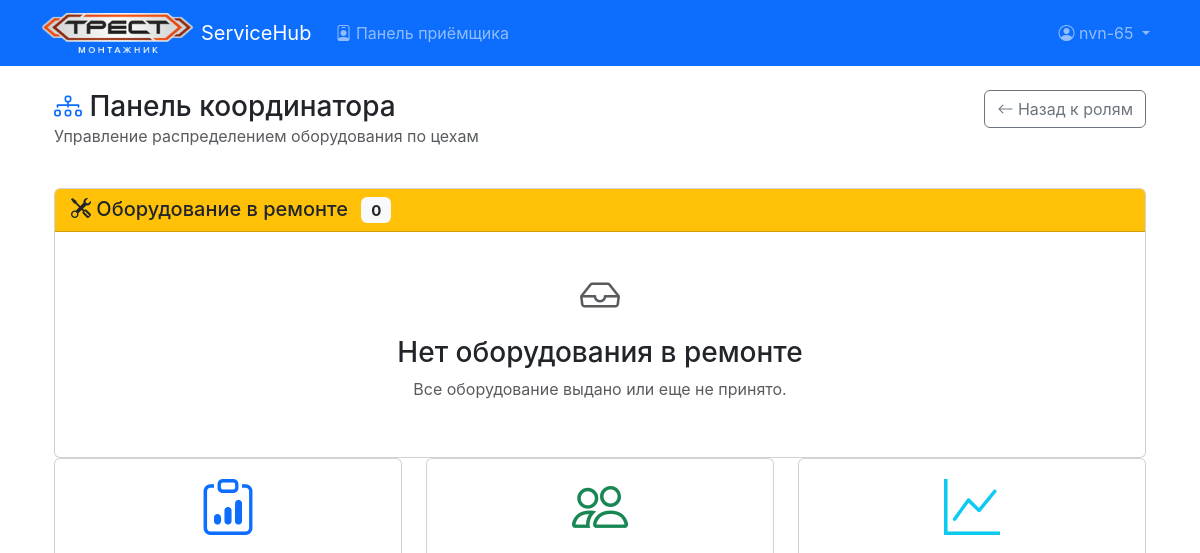
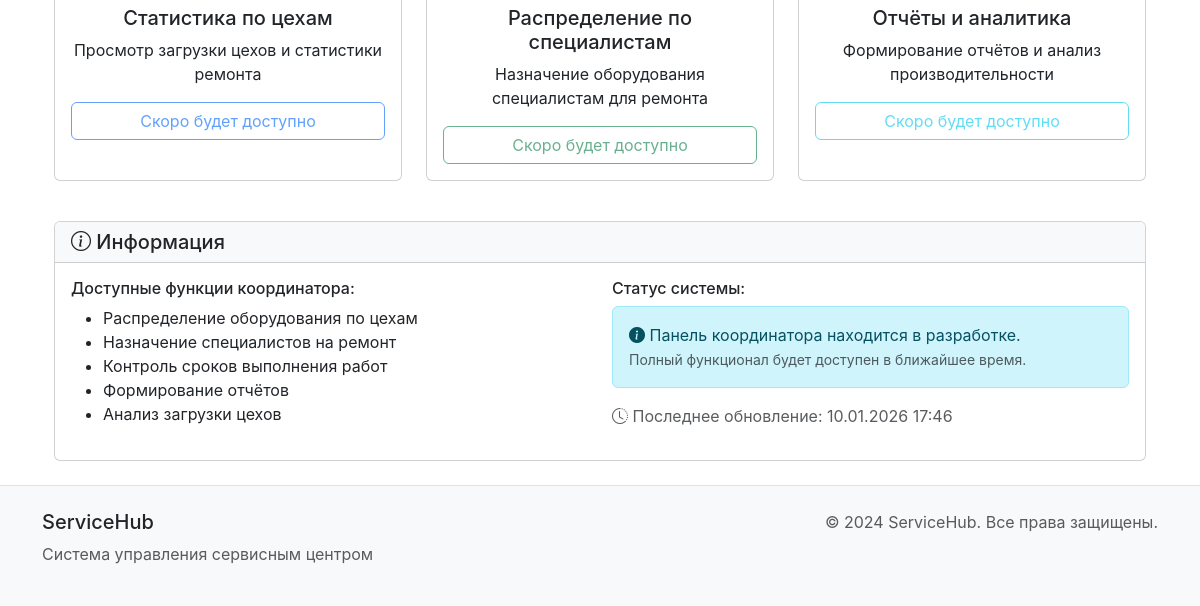
/coordinator-dashboard/ (signed in), run on an earlier commit of the app's database (2 pictures, top to bottom).
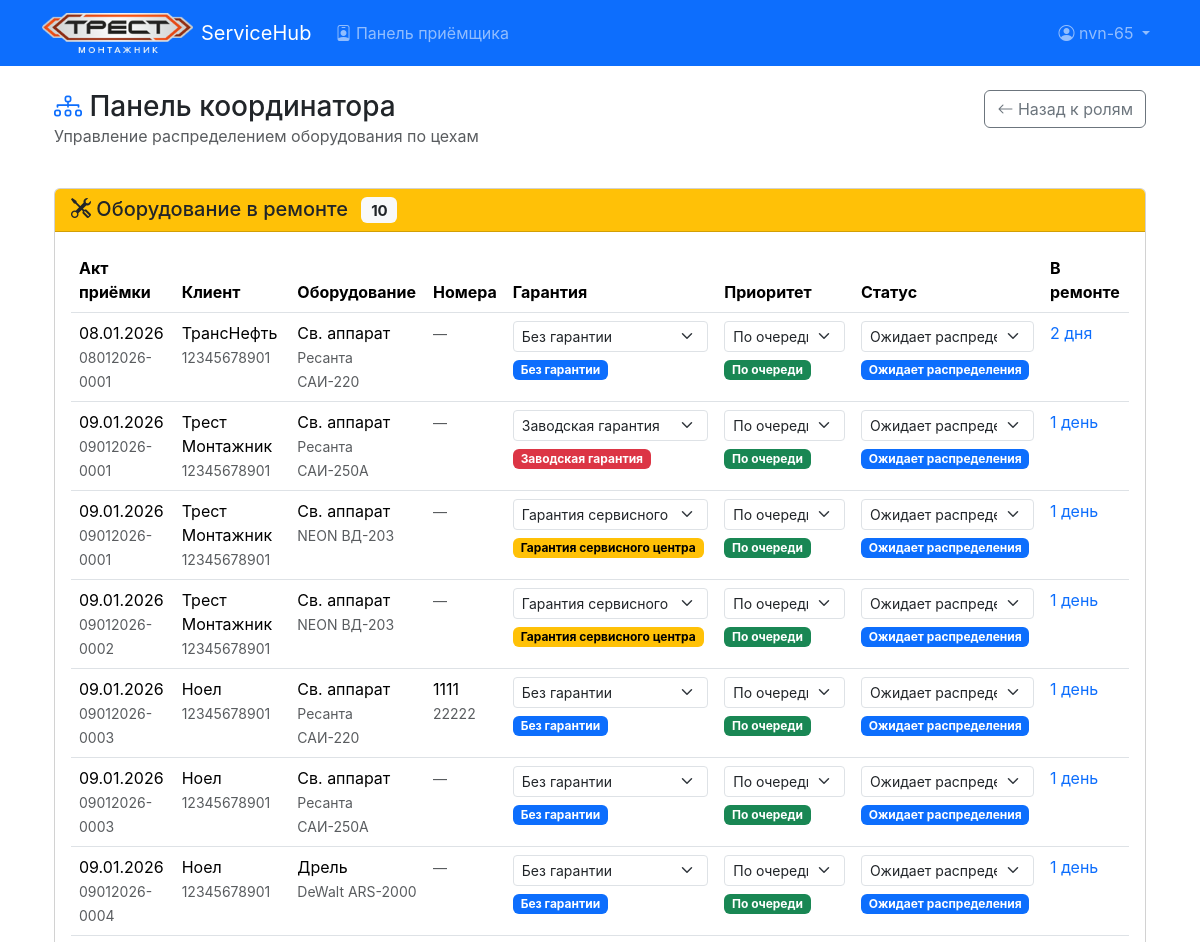
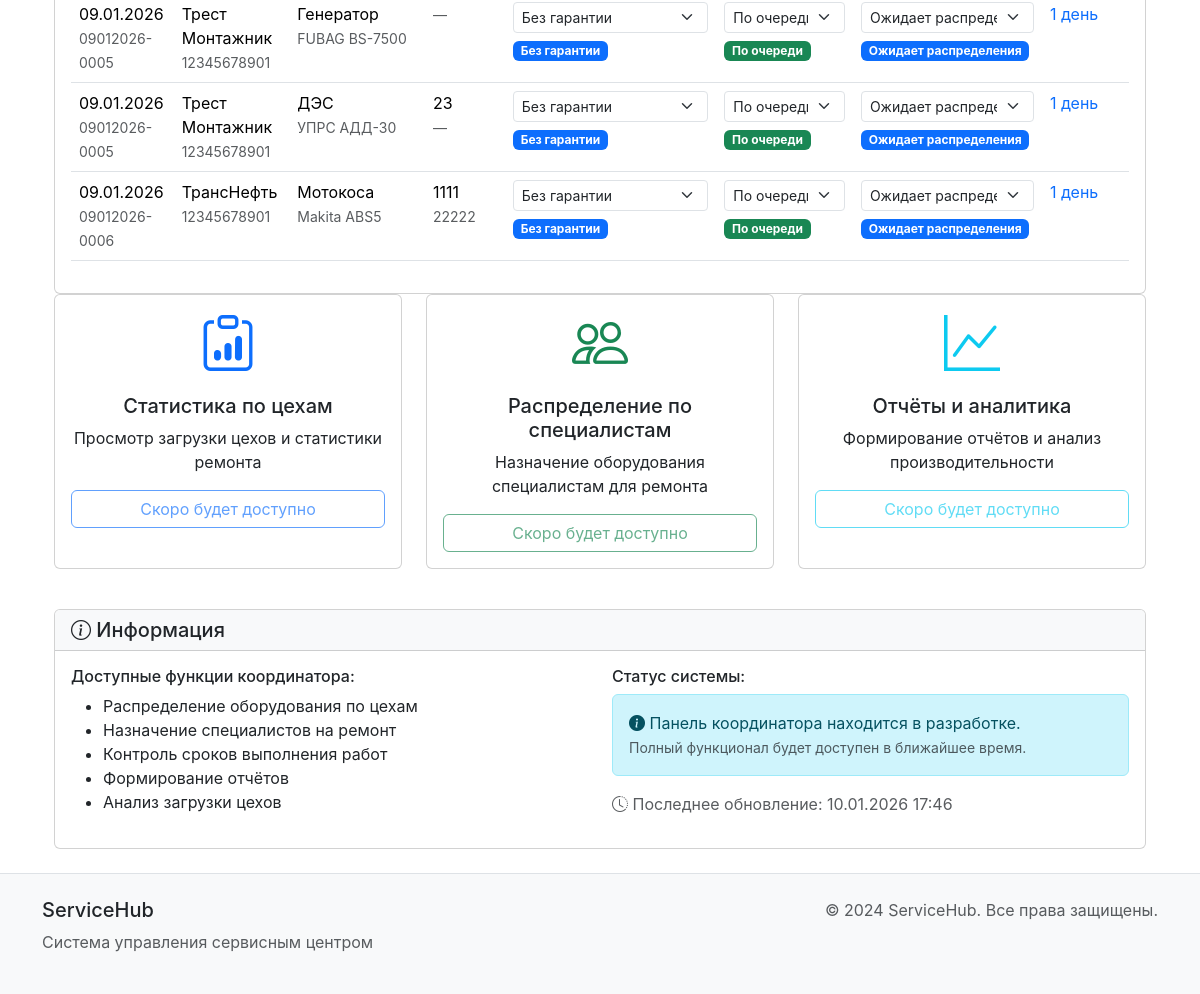
And on a later commit of the database (2 pictures, top to bottom).
### service_center/models.py (models this page shows, shortened)
class ReceivedEquipment(models.Model):
    GUARANTEE_CHOICES = [
        ('NONE', 'Без гарантии'),
        ('FACTORY', 'Заводская гарантия'),
        ('SERVICE', 'Гарантия сервисного центра'),
    ]
    STATUS_CHOICES = [
        ('WAITING', 'Ожидает распределения'),
        ('ASSIGNED', 'Назначено специалисту'),
        ('DIAGNOSIS', 'На диагностике'),
        ('DIAGNOSED', 'Диагностировано'),
        ('APPROVAL', 'Согласование стоимости'),
        ('PARTS', 'Ожидает запчастей'),
        ('REPAIR', 'В ремонте'),
        ('TESTING', 'На испытаниях'),
        ('READY', 'Готово к выдаче'),
        ('ISSUED', 'Выдано'),
    ]
    reception_act = models.ForeignKey(ReceptionAct, on_delete=models.CASCADE,
                                      related_name='equipments', verbose_name="Акт приёмки")
    model = models.ForeignKey(EquipmentModel, on_delete=models.PROTECT,
                              verbose_name="Модель оборудования")
    serial_number = models.CharField(max_length=30, default="---",
                                     blank=True, verbose_name="Серийный номер")
    inventory_number = models.CharField(max_length=30, default="---", blank=True, null=True,
                                        verbose_name="Инвентарный номер")
    defect_description = models.CharField(max_length=300, blank=True, null=True,
                                          verbose_name="Описание неисправности")
    guarantee_type = models.CharField(max_length=10, choices=GUARANTEE_CHOICES,
                                      default='NONE', verbose_name="Тип гарантии")
    assigned_specialist = models.ForeignKey(
        UserRole,
        on_delete=models.SET_NULL,  # При удалении специалиста поле становится NULL
        null=True,
        blank=True,
        verbose_name="Назначенный специалист",
        related_name='assigned_equipment'  # Имя для обратной связи
    )
    status = models.CharField(max_length=20, choices=STATUS_CHOICES,
                              default='WAITING', verbose_name="Статус")
    priority = models.IntegerField(default=0, verbose_name="Приоритет")
    created_at = models.DateTimeField(auto_now_add=True, verbose_name="Дата создания")
    updated_at = models.DateTimeField(auto_now=True, verbose_name="Дата обновления")
    def get_status_color(self):
        colors = {
            'WAITING': 'primary',  # Серый primary
            'ASSIGNED': 'info',  # Синий
            'DIAGNOSIS': 'warning',  # Жёлтый
            'DIAGNOSED': 'secondary',  # Темно-синий secondary
            'APPROVAL': 'warning',  # Жёлтый
            'PARTS': 'danger',  # Красный
            'REPAIR': 'info',  # Синий
            'TESTING': 'success',  # Зелёный
            'READY': 'success',  # Зелёный
            'ISSUED': 'dark',  # Тёмный
        }
        return colors.get(self.status, 'secondary')
    def get_guarantee_color(self):
        colors = {
            'NONE': 'primary',  # Серый
            'SERVICE': 'warning',  # Жёлтый
            'FACTORY': 'danger',  # Красный
            }
        return colors.get(self.guarantee_type, 'secondary')
    class Meta:
        ordering = ['-priority', '-created_at']
        verbose_name = "Принятое оборудование"
        verbose_name_plural = "Принятое оборудование"

class ReceptionAct(models.Model):
    act_number = models.CharField(max_length=50, unique=True, verbose_name="Номер акта")
    created_at = models.DateTimeField(auto_now_add=True, verbose_name="Дата создания")
    client = models.ForeignKey(Client, on_delete=models.PROTECT,
                               related_name='reception_acts', verbose_name="Клиент")
    receiver = models.ForeignKey(User, on_delete=models.PROTECT,
                                 related_name='reception_acts', verbose_name="Приёмщик")
    updated_at = models.DateTimeField(auto_now=True, verbose_name="Дата обновления")
    printed_at = models.DateTimeField(null=True, blank=True, verbose_name="Дата печати")
    class Meta:
        ordering = ['-created_at']  # Сортировка по дате создания (новые сверху)
        verbose_name = "Акт приёмки"
        verbose_name_plural = "Акты приёмки"

class Client(models.Model):
    short_name = models.CharField(max_length=50, unique=True, verbose_name="Краткое наименование клиента")
    full_name = models.CharField(max_length=100, unique=True, verbose_name="Полное наименование клиента")
    contact_person = models.CharField(max_length=200, verbose_name="Ответственное лицо")
    phone = models.CharField(max_length=20, verbose_name="Телефон")
    email = models.EmailField(blank=True, null=True, verbose_name="Email")
    address = models.TextField(blank=True, null=True, verbose_name="Адрес")
    created_at = models.DateTimeField(auto_now_add=True, verbose_name="Дата создания")
    class Meta:
        ordering = ['short_name']  # Сортировка по краткому наименованию
        verbose_name = "Клиент"
        verbose_name_plural = "Клиенты"

class EquipmentModel(models.Model):
    category = models.ForeignKey(EquipmentCategory, on_delete=models.CASCADE,
                                 related_name='models', verbose_name="Категория оборудования")
    brand = models.ForeignKey(Brand, on_delete=models.CASCADE,
                              related_name='models', verbose_name="Бренд")
    name = models.CharField(max_length=200, verbose_name="Название модели")
    description = models.TextField(blank=True, null=True, verbose_name="Дополнительные заметки")
    class Meta:
        ordering = ['name']  # Сортировка по названию модели
        verbose_name = "Модель оборудования"
        verbose_name_plural = "Модели оборудования"
        unique_together = ('name', 'brand')

class EquipmentCategory(models.Model):
    DEPARTAMENT_CHOICES = [
        ('NONE', 'Не определён'),
        ('MOTOR', 'Цех агрегатов'),
        ('ELECTRO', 'Цех электроинструмента'),
        ('SMALL', 'Цех малой маханизации'),
        ('ELECTRON', 'Цех электроники')
    ]
    name = models.CharField(max_length=200, unique=True, verbose_name="Название категории")
    description = models.TextField(blank=True, null=True, verbose_name="Описание")
    department = models.CharField(max_length=10, choices=DEPARTAMENT_CHOICES, default='NONE',
                                  verbose_name="Цех обслуживания")
    class Meta:
        ordering = ['name']  # Сортировка по названию категории
        verbose_name = "Категория оборудования"
        verbose_name_plural = "Категории оборудования"

class Brand(models.Model):
    name = models.CharField(max_length=20, unique=False, verbose_name="Название бренда")
    category = models.ForeignKey(EquipmentCategory, on_delete=models.CASCADE,
                                 related_name='brands', verbose_name="Категория")
    description = models.TextField(blank=True, null=True, verbose_name="Дополнительные заметки")
    class Meta:
        ordering = ['name']  # Сортировка по названию бренда
        verbose_name = "Бренд"
        verbose_name_plural = "Бренды"
        unique_together = ('name', 'category')

### service_center/views.py (the view)
# urls.py: path('coordinator-dashboard/', views.coordinator_dashboard_view, name='coordinator_dashboard'),
@login_required
def coordinator_dashboard_view(request):
    has_coordinator_role = UserRole.objects.filter(
        user=request.user,
        role__name='Координатор',
        is_active=True
    ).exists()
    if not has_coordinator_role:
        messages.error(request, 'У вас нет прав для доступа к этой странице.')
        return redirect('roles')
    equipment_list = ReceivedEquipment.objects.exclude(
        status='ISSUED'
    ).select_related(
        'reception_act__client',
        'model__brand',
        'model__category'
    ).order_by('created_at')  # старые сверху
    today = timezone.now().date()
    for equipment in equipment_list:
        equipment.days_in_repair = (today - equipment.created_at.date()).days
    context = {
        'page_title': 'Панель координатора',
        'equipment_list': equipment_list,
    }
    return render(request, 'service_center/coordinator_dashboard.html', context)

### templates/service_center/coordinator_dashboard.html (shortened to what the changed rows need)
{% extends 'base.html' %}
{% load static %}
{% block content %}
<div class="container">
    <div class="row mb-4">
        <div class="col">
            <h1 class="h3 mb-0">
                <i class="bi bi-diagram-3 text-primary"></i>
                Панель координатора
            </h1>
        </div>
    </div>
    <div class="card mt-4">
        <div class="card-header bg-warning">
            <h5 class="mb-0">
                <i class="bi bi-tools"></i>
                Оборудование в ремонте
                <span class="badge bg-light text-dark ms-2">{{ equipment_list|length }}</span>
            </h5>
        </div>
        <div class="card-body">
            {% if equipment_list %}
                <div class="table-responsive">
                    <table class="table table-hover">
                        <thead>
                            <tr>
                                <th>Акт приёмки</th>
                                <th>Клиент</th>
                                <th>Оборудование</th>
                                <th>Номера</th>
                                <th>Гарантия</th>
                                <th>Приоритет</th>
                                <th>Статус</th>
                                <th>В ремонте</th>
                            </tr>
                        </thead>
                        <tbody>
                            {% for equipment in equipment_list %}
                            <tr>
                                <td>
                                    <div>{{ equipment.reception_act.created_at|date:"d.m.Y" }}</div>
                                    <small class="text-muted">{{ equipment.reception_act.act_number }}</small>
                                </td>
                                <td>
                                    <div>{{ equipment.reception_act.client.short_name }}</div>
                                    <small class="text-muted">{{ equipment.reception_act.client.phone }}</small>
                                </td>
                                <td>
                                    <div>{{ equipment.model.category.name }}</div>
                                    <small class="text-muted">{{ equipment.model.brand.name }} {{ equipment.model.name }}</small>
                                </td>
                                <td>
                                    <div>{{ equipment.serial_number }}</div>
                                    <small class="text-muted">
                                        {% if equipment.inventory_number %}
                                            {{ equipment.inventory_number }}
                                        {% else %}
                                            <span class="text-muted">—</span>
                                        {% endif %}
                                    </small>
                                </td>
                                <td>
                                    <select class="form-select form-select-sm guarantee-select" data-equipment-id="{{ equipment.id }}" style="min-width: 120px;">
                                        {% for guarantee_key, guarantee_name in equipment.GUARANTEE_CHOICES %}
                                            <option value="{{ guarantee_key }}" {% if equipment.guarantee_type == guarantee_key %}selected{% endif %}>
                                                {{ guarantee_name }}
                                            </option>
                                        {% endfor %}
                                    </select>
                                    <div class="guarantee-badge mt-1">
                                        <span class="badge text-bg-{{ equipment.get_guarantee_color }}">
                                            {{ equipment.get_guarantee_type_display }}
                                        </span>
                                    </div>
                                </td>
                                <td>
                                    <select class="form-select form-select-sm priority-select" data-equipment-id="{{ equipment.id }}" style="min-width: 120px;">
                                        <option value="0" {% if equipment.priority == 0 %}selected{% endif %}>
                                            По очереди
                                        </option>
                                    </select>
                                    <div class="priority-badge mt-1">
                                        {% if equipment.priority == 0 %}
                                            <span class="badge bg-success">По очереди</span>
                                        {% elif equipment.priority == 1 %}
                                            <span class="badge bg-danger">Срочно</span>
                                        {% elif equipment.priority == 3 %}
                                            <span class="badge bg-secondary">Стоп</span>
                                        {% endif %}
                                    </div>
                                </td>
                                <td>
                                    <select class="form-select form-select-sm status-select" data-equipment-id="{{ equipment.id }}" style="min-width: 150px;">
                                        {% for status_key, status_name in equipment.STATUS_CHOICES %}
                                            <option value="{{ status_key }}" {% if equipment.status == status_key %}selected{% endif %}>
                                                {{ status_name }}
                                            </option>
                                        {% endfor %}
                                    </select>
                                    <div class="status-badge mt-1">
                                        <span class="badge bg-{{ equipment.get_status_color }}">
                                            {{ equipment.get_status_display }}
                                        </span>
                                    </div>
                                </td>
                                <td>
                                    {% if equipment.days_in_repair == 0 %}
                                        <span class="text-muted">Сегодня</span>
                                    {% elif equipment.days_in_repair == 1 %}
                                        <span class="text-primary">1 день</span>
                                    {% elif equipment.days_in_repair < 7 %}
                                        <span class="text-primary">{{ equipment.days_in_repair }} дня</span>
                                    {% elif equipment.days_in_repair < 14 %}
                                        <span class="text-warning">{{ equipment.days_in_repair }} дней</span>
                                    {% else %}
                                        <span class="text-danger">{{ equipment.days_in_repair }} дней</span>
                                    {% endif %}
                                </td>
                            </tr>
                            {% endfor %}
                        </tbody>
                    </table>
                </div>
            {% else %}
                <div class="text-center py-4">
                    <i class="bi bi-inbox display-6 text-muted"></i>
                    <h3 class="mt-3">Нет оборудования в ремонте</h3>
                    <p class="text-muted">Все оборудование выдано или еще не принято.</p>
                </div>
            {% endif %}
        </div>
    </div>
</div>
{% endblock %}

What changed in the data, as far as the page shows it:
added ReceivedEquipment: reception_act.created_at "08.01.2026", reception_act.act_number "08012026-0001", reception_act.client.short_name "ТрансНефть", reception_act.client.phone "12345678901", model.category.name "Св. аппарат", model.brand.name "Ресанта", model.name "САИ-220", guarantee_type+id "Без гарантии", guarantee_type "Без гарантии", priority+id "По очереди", status+id "Ожидает распределения", status "Ожидает распределения", days_in_repair "2"
added ReceivedEquipment: reception_act.created_at "09.01.2026", reception_act.act_number "09012026-0001", reception_act.client.short_name "Трест Монтажник", reception_act.client.phone "12345678901", model.category.name "Св. аппарат", model.brand.name "Ресанта", model.name "САИ-250А", guarantee_type+id "Заводская гарантия", guarantee_type "Заводская гарантия", priority+id "По очереди", status+id "Ожидает распределения", status "Ожидает распределения", shows "1 день"
added ReceivedEquipment: reception_act.created_at "09.01.2026", reception_act.act_number "09012026-0001", reception_act.client.short_name "Трест Монтажник", reception_act.client.phone "12345678901", model.category.name "Св. аппарат", model.brand.name "NEON", model.name "ВД-203", guarantee_type+id "Гарантия сервисного центра", guarantee_type "Гарантия сервисного центра", priority+id "По очереди", status+id "Ожидает распределения", status "Ожидает распределения", shows "1 день"
added ReceivedEquipment: reception_act.created_at "09.01.2026", reception_act.act_number "09012026-0002", reception_act.client.short_name "Трест Монтажник", reception_act.client.phone "12345678901", model.category.name "Св. аппарат", model.brand.name "NEON", model.name "ВД-203", guarantee_type+id "Гарантия сервисного центра", guarantee_type "Гарантия сервисного центра", priority+id "По очереди", status+id "Ожидает распределения", status "Ожидает распределения", shows "1 день"
added ReceivedEquipment: reception_act.created_at "09.01.2026", reception_act.act_number "09012026-0003", reception_act.client.short_name "Ноел", reception_act.client.phone "12345678901", model.category.name "Св. аппарат", model.brand.name "Ресанта", model.name "САИ-220", serial_number "1111", inventory_number "22222", guarantee_type+id "Без гарантии", guarantee_type "Без гарантии", priority+id "По очереди", status+id "Ожидает распределения", status "Ожидает распределения", shows "1 день"
added ReceivedEquipment: reception_act.created_at "09.01.2026", reception_act.act_number "09012026-0003", reception_act.client.short_name "Ноел", reception_act.client.phone "12345678901", model.category.name "Св. аппарат", model.brand.name "Ресанта", model.name "САИ-250А", guarantee_type+id "Без гарантии", guarantee_type "Без гарантии", priority+id "По очереди", status+id "Ожидает распределения", status "Ожидает распределения", shows "1 день"
added ReceivedEquipment: reception_act.created_at "09.01.2026", reception_act.act_number "09012026-0004", reception_act.client.short_name "Ноел", reception_act.client.phone "12345678901", model.category.name "Дрель", model.brand.name "DeWalt", model.name "ARS-2000", guarantee_type+id "Без гарантии", guarantee_type "Без гарантии", priority+id "По очереди", status+id "Ожидает распределения", status "Ожидает распределения", shows "1 день"
added ReceivedEquipment: reception_act.created_at "09.01.2026", reception_act.act_number "09012026-0005", reception_act.client.short_name "Трест Монтажник", reception_act.client.phone "12345678901", model.category.name "Генератор", model.brand.name "FUBAG", model.name "BS-7500", guarantee_type+id "Без гарантии", guarantee_type "Без гарантии", priority+id "По очереди", status+id "Ожидает распределения", status "Ожидает распределения", shows "1 день"
added ReceivedEquipment: reception_act.created_at "09.01.2026", reception_act.act_number "09012026-0005", reception_act.client.short_name "Трест Монтажник", reception_act.client.phone "12345678901", model.category.name "ДЭС", model.brand.name "УПРС", model.name "АДД-30", serial_number "23", guarantee_type+id "Без гарантии", guarantee_type "Без гарантии", priority+id "По очереди", status+id "Ожидает распределения", status "Ожидает распределения", shows "1 день"
added ReceivedEquipment: reception_act.created_at "09.01.2026", reception_act.act_number "09012026-0006", reception_act.client.short_name "ТрансНефть", reception_act.client.phone "12345678901", model.category.name "Мотокоса", model.brand.name "Makita", model.name "ABS5", serial_number "1111", inventory_number "22222", guarantee_type+id "Без гарантии", guarantee_type "Без гарантии", priority+id "По очереди", status+id "Ожидает распределения", status "Ожидает распределения", shows "1 день"
Also different on the page:
{{ equipment_list|length }}: "0" → "10"
text no longer shown: "Нет оборудования в ремонте Все оборудование выдано или еще не принято."
text now shown: "Акт приёмки Клиент Оборудование Номера Гарантия Приоритет Статус В ремонте"
